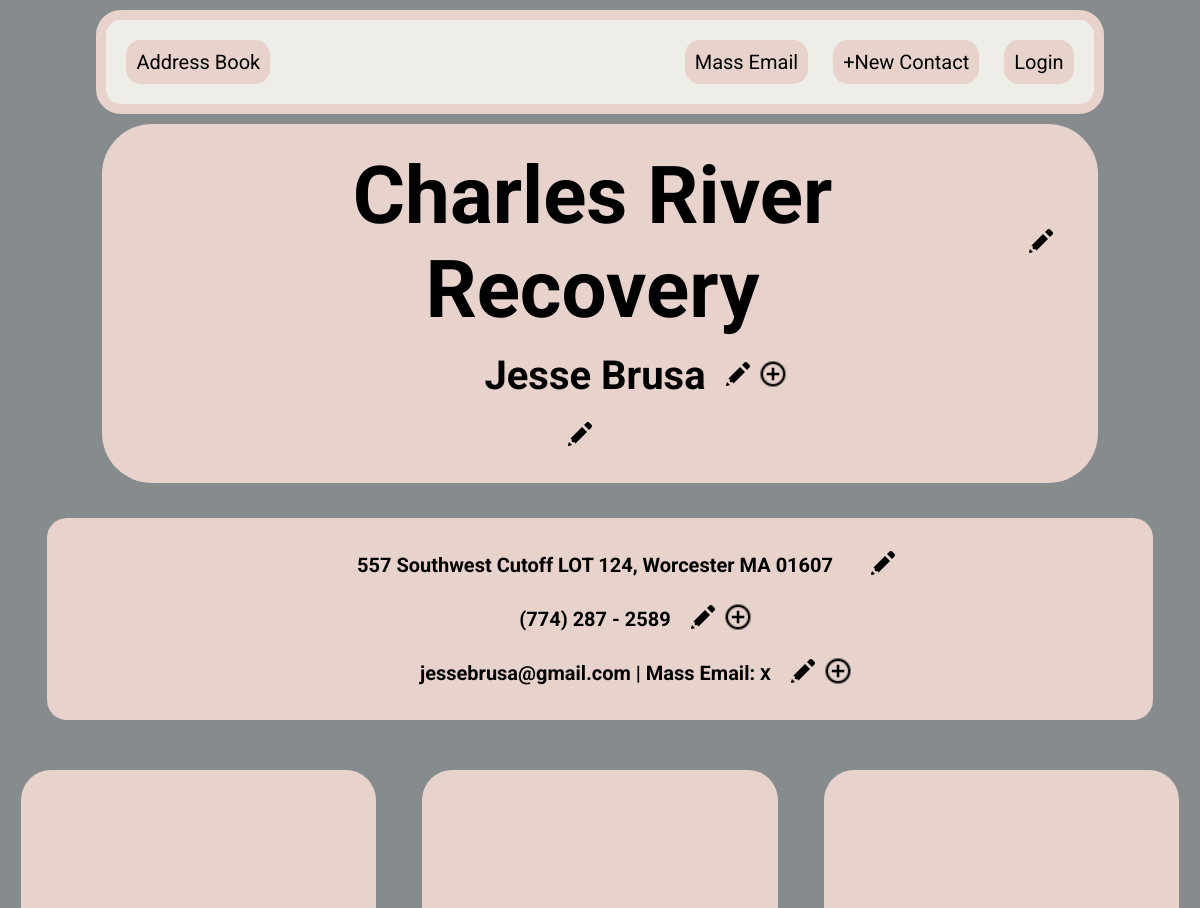
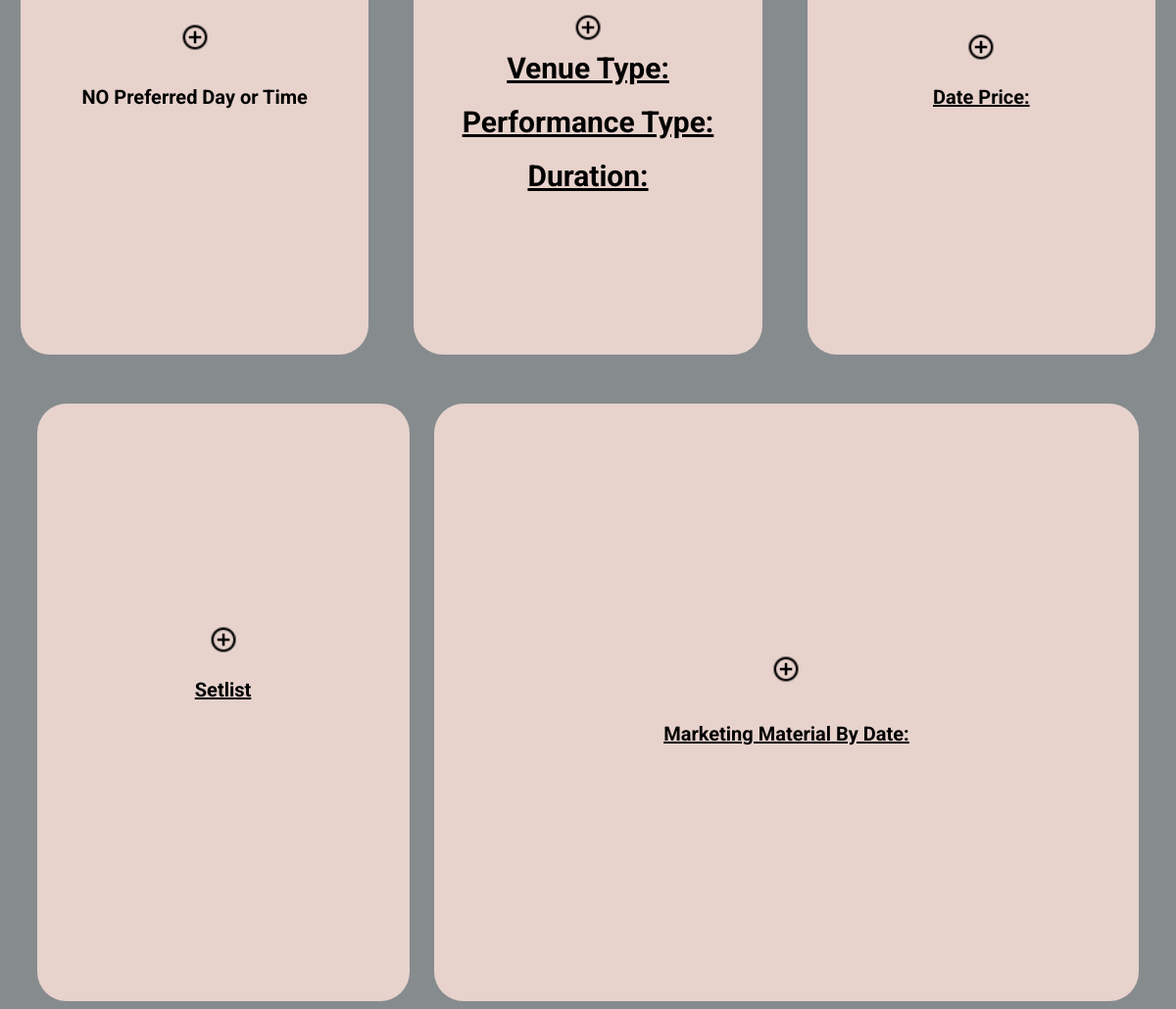
Before: /facility/2 (upper part) with the older database file (2 pictures, top to bottom).
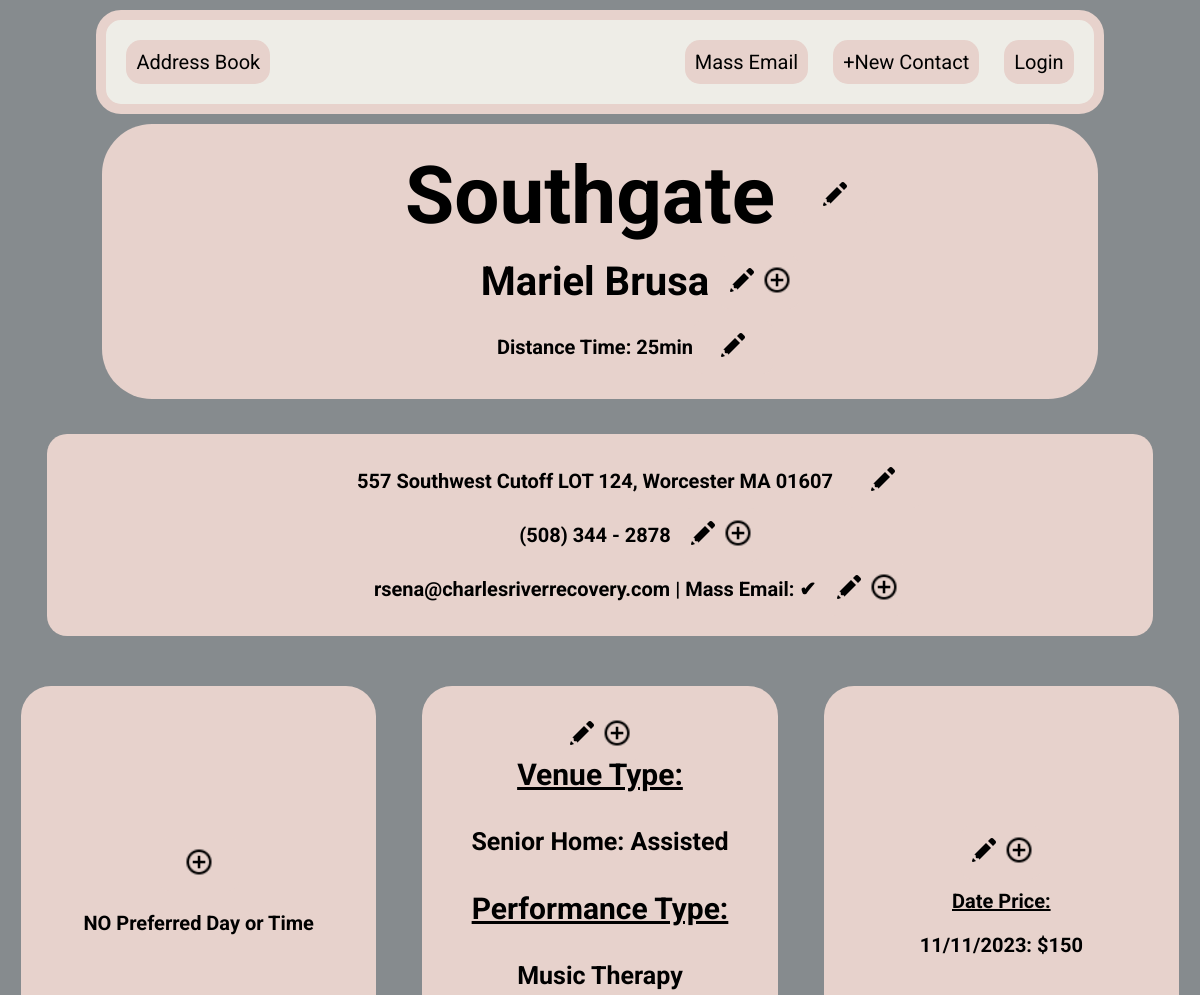
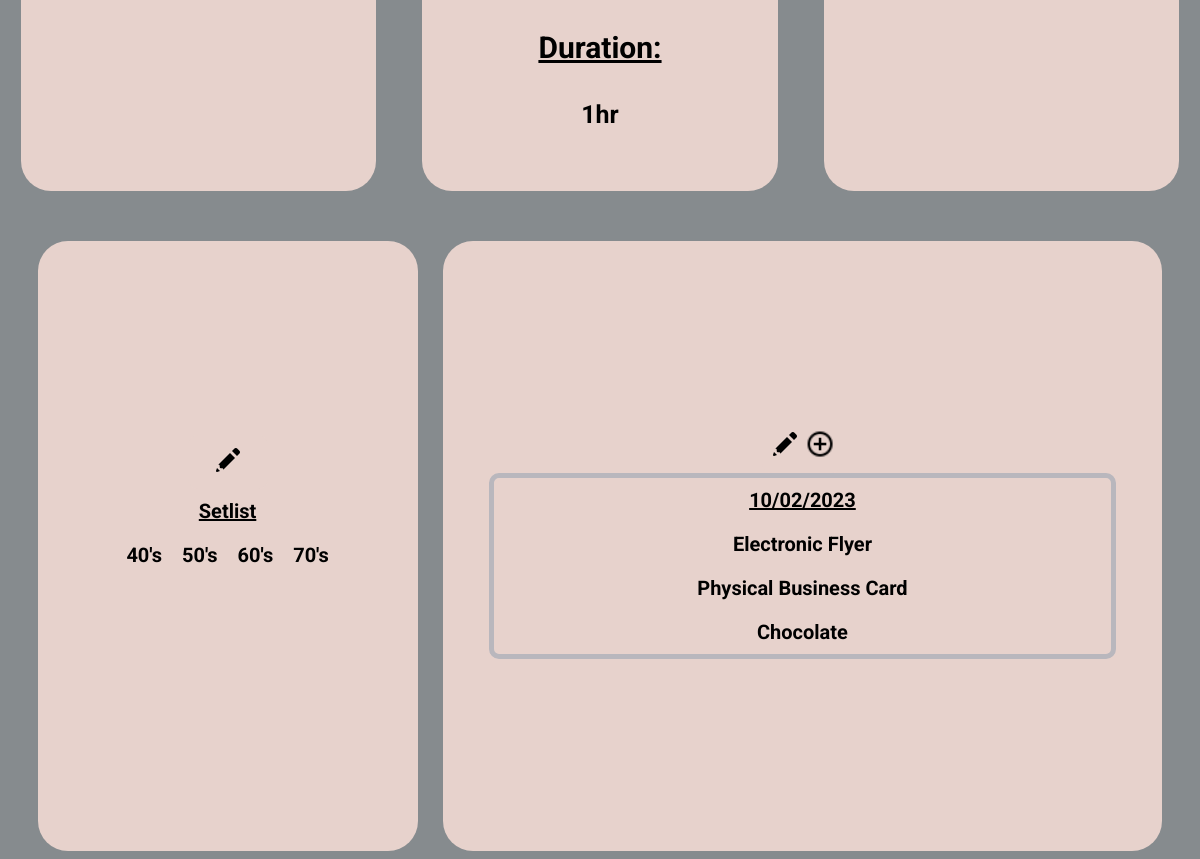
After: the same page with the newer database file (2 pictures, top to bottom).
### main.py (models this page shows)
class DataBase(db.Model):
    __tablename__ = 'database'
    id = db.Column(db.Integer, primary_key=True)
    facility = db.Column(db.String(250), nullable=False)
    town = db.Column(db.String(250), nullable=False)
    street = db.Column(db.String(250), nullable=False)
    state = db.Column(db.String(250), nullable=False)
    zip_code = db.Column(db.String(250), nullable=False)
    distance_hour = db.Column(db.Integer)
    distance_min = db.Column(db.Integer)
    location_img_url = db.Column(db.String(250))
    mass_email = db.Column(db.Boolean)
    contact_person = db.relationship('ContactTable')
    email = db.relationship('EmailTable')
    phone_number = db.relationship('PhoneNumberTable')
    preferred_day_time = db.relationship('PreferredDayTimeTable')
    venue_type = db.relationship('VenueTypeTable')
    performance_type = db.relationship('PerformanceTypeTable')
    duration = db.relationship('DurationTable')
    price_date = db.relationship('PriceDateTable')
    setlist = db.relationship('SetlistTable')
    marketing = db.relationship('MarketingTable')
    comments = db.relationship('CommentsTable')
    feedback = db.relationship('FeedbackTable')
    testimonials = db.relationship('TestimonialTable')

class ContactTable(db.Model):
    __tablename__ = 'contact_table'
    id = db.Column(db.Integer, primary_key=True)
    contact_person = db.Column(db.String(250), nullable=False)
    data_base_id = db.Column(db.Integer, db.ForeignKey('database.id'))

class EmailTable(db.Model):
    __tablename__ = 'email_table'
    id = db.Column(db.Integer, primary_key=True)
    email = db.Column(db.String(250))
    data_base_id = db.Column(db.Integer, db.ForeignKey('database.id'))

class VenueTypeTable(db.Model):
    __tablename__ = 'venue_type_table'
    id = db.Column(db.Integer, primary_key=True)
    venue = db.Column(db.String(250))
    data_base_id = db.Column(db.Integer, db.ForeignKey('database.id'))

class PerformanceTypeTable(db.Model):
    __tablename__ = 'performance_type_table'
    id = db.Column(db.Integer, primary_key=True)
    performance = db.Column(db.String(250))
    data_base_id = db.Column(db.Integer, db.ForeignKey('database.id'))

class PriceDateTable(db.Model):
    __tablename__ = 'price_date_table'
    id = db.Column(db.Integer, primary_key=True)
    price = db.Column(db.Integer)
    date = db.Column(db.String)
    data_base_id = db.Column(db.Integer, db.ForeignKey('database.id'))

class SetlistTable(db.Model):
    __tablename__ = 'setlist_table'
    id = db.Column(db.Integer, primary_key=True)
    setlist = db.Column(db.String(250))
    data_base_id = db.Column(db.Integer, db.ForeignKey('database.id'))

class MarketingTable(db.Model):
    __tablename__ = 'marketing_table'
    id = db.Column(db.Integer, primary_key=True)
    material = db.Column(db.String(250))
    date = db.Column(db.String(250))
    data_base_id = db.Column(db.Integer, db.ForeignKey('database.id'))

### main.py (the view)
@app.route('/facility/<int:id>', methods=['GET', 'POST'])
def facility_page(id):
    facility = DataBase.query.filter_by(id=id).first()
    contact_person = check_for_data_return_last(facility.contact_person, 'contact_person')
    distance_hour = facility.distance_hour
    distance_min = facility.distance_min
    phone_number = check_for_data_return_last(facility.phone_number, 'phone_number')
    phone_ext = ext_phone(phone_number)
    phone_string = phone_to_string(phone_number)
    email = check_for_data_return_last(facility.email, 'email')
    venue_type = return_list(facility.venue_type, 'venue')
    performance_type = return_list(facility.performance_type, 'performance')
    duration_list = [[hour_min.hour, hour_min.minute] for hour_min in facility.duration]
    day_time_list = [[day_time.day, day_time.time] for day_time in facility.preferred_day_time]
    price_date_list = [[price_date.price, price_date.date] for price_date in facility.price_date]
    setlist = return_list(facility.setlist, 'setlist')
    if setlist:
        setlist = sorted(setlist)
    market_date_table = return_list(facility.marketing, 'date')
    if market_date_table:
        market_date_list = []
        date_list = []
        facility_marketing = facility.marketing
        for date in market_date_table:
            if date not in date_list:
                materials = [item.material for item in facility_marketing if item.date == date]
                market_date_list.append([materials, date])
                date_list.append(date)
        market_date_list = sorted(market_date_list, key=lambda x: date_key(x[1]))
    else:
        market_date_list = None
    comments_list = return_list(facility.comments, 'comment')
    feedback_list = [[item.feedback, item.date] for item in facility.feedback]
    testimonials = facility.testimonials
    return render_template('facility-page.html', facility=facility, price_date_list=price_date_list, setlist=setlist,
                           market_date_list=market_date_list, contact_person=contact_person, id=id,
                           phone_number=phone_number, email=email, venue_type=venue_type, performance_type=performance_type,
                           day_time_list=day_time_list,comments_list=comments_list, duration_list=duration_list,
                           feedback_list=feedback_list, testimonials=testimonials,
                           phone_string=phone_string,
                           phone_ext=phone_ext, distance_hour=distance_hour, distance_min=distance_min)

### resources.py (called while the page is built)
def check_for_data_return_last(facility_object, table_variable):
    if facility_object:
        return getattr(facility_object[-1], table_variable)
    else:
        return None

def return_list(facility_object, table_variable):
    if facility_object:
        return [getattr(item, table_variable) for item in facility_object]
    else:
        return None

def date_key(date_str):
    return datetime.strptime(date_str, "%m/%d/%Y")

def ext_phone(phone_number):
    if phone_number:
        if 'EXT:' in phone_number:
            return phone_number.split('EXT:')[-1]
        else:
            return None
    else:
        return None

### templates/facility-page.html (shortened to what the changed rows need)
{% include "header.html" %}
<body>
    <div class="header">
        <div class="top-info" >
            <div class="editAddContainer">
                <h1>{{ facility.facility }}</h1>
                <div class="editAddBtn phone">
                    <a href="{{ url_for('edit_field', id=facility.id, field='facility') }}"><img src="../static/img/icons8-edit-30.png" alt="image of a pencil to edit"></a>
                </div>
            </div>
            <div class="editAddContainer">
                <a href="{{ url_for('previous_contact', id=id) }}"><h2>{{ contact_person }}</h2></a>
            </div>
            <div class="editAddContainer distanceTime">
                {% if distance_hour and distance_min %}
                    <h3>Distance Time: {{ distance_hour }}hr {{ distance_min }}min</h3>
                {% elif distance_hour %}
                    <h3>Distance Time: {{ distance_hour }}hr</h3>
                {% elif distance_min %}
                    <h3>Distance Time: {{ distance_min }}min</h3>
                {% endif %}
                <div class="editAddBtn">
                    <a href="{{ url_for('edit_field', id=facility.id, field='distance_time') }}"><img src="../static/img/icons8-edit-30.png" alt="image of a pencil to edit"></a>
                </div>
            </div>
        </div>
    </div>
    <div class="row2Container">
        <div class="editAddContainer address">
            <h2 class="margin">{{ facility.street }}, {{ facility.town }} {{ facility.state }} {{ facility.zip_code }}</h2>
            <div class="editAddBtn">
                <a href="{{ url_for('edit_field', id=facility.id, field='address') }}"><img src="../static/img/icons8-edit-30.png" alt="image of a pencil to edit"></a>
            </div>
        </div>
        <div class="editAddContainer phone">
            {% if phone_ext %}
                <a href="{{ url_for('previous_contact', id=id) }}"><h2 class="margin">{{ phone_string }} EXT: {{ phone_ext }}</h2></a>
            {% elif phone_number %}
                <a href="{{ url_for('previous_contact', id=id) }}"><h2 class="margin">{{ phone_string }}</h2></a>
            {% endif %}
        </div>
        {% if facility.mass_email and facility.email%}
            <div class="editAddContainer emailMassEmail">
                <a href="{{ url_for('previous_contact', id=id) }}"><h2 class="margin">{{ email }} | Mass Email: ✔</h2></a>
                <div class="editAddBtn">
                    <a href="{{ url_for('edit_field', id=facility.id, field='email') }}"><img src="../static/img/icons8-edit-30.png" alt="image of a pencil to edit"></a>
                    <a href="{{ url_for('add_data', id=facility.id, field='email') }}"><img src="../static/img/icons8-plus-24.png" alt="image of a plus sign to add"></a>
                </div>
            </div>
        {% elif facility.email %}
            <div class="editAddContainer emailMassEmail">
                <a href="{{ url_for('previous_contact', id=id) }}"><h2 class="margin">{{ email }} | Mass Email: ⅹ</h2></a>
                <div class="editAddBtn">
                    <a href="{{ url_for('edit_field', id=facility.id, field='email') }}"><img src="../static/img/icons8-edit-30.png" alt="image of a pencil to edit"></a>
                    <a href="{{ url_for('add_data', id=facility.id, field='email') }}"><img src="../static/img/icons8-plus-24.png" alt="image of a plus sign to add"></a>
                </div>
            </div>
        {% endif %}
    </div>
    <div class="row3">
        <div class="row3Div">
            {% if venue_type or performance_type or duration_list %}
                <div class="editAddBtn marginUpNeg venueMargin">
                    <a href="{{ url_for('edit_field', id=facility.id, field='venue_type') }}"><img src="../static/img/icons8-edit-30.png" alt="image of a pencil to edit"></a>
                    <a href="{{ url_for('add_data', id=facility.id, field='venue_type') }}"><img src="../static/img/icons8-plus-24.png" alt="image of a plus sign to add"></a>
                </div>
            {% else %}
                <div class="editAddBtn marginUpNeg venueMargin">
                    <a href="{{ url_for('add_data', id=facility.id, field='venue_type') }}"><img src="../static/img/icons8-plus-24.png" alt="image of a plus sign to add"></a>
                </div>
            {% endif %}
            {% if venue_type %}
                <div class="venueContainer venueSpace">
                    <h2 class="venueH2"><u>Venue Type:</u></h2>
                    <div class="venueItems">
                        {% if venue_type %}
                            {% for venue in venue_type %}
                                <h3>{{ venue }}</h2>
                            {% endfor %}
                        {% endif %}
                    </div>
                </div>
            {% else %}
                <h2 class="venueH2"><u>Venue Type:</u></h2>
            {% endif %}
            {% if performance_type %}
                <div class="venueContainer">
                    <h2 class="venueH2"><u>Performance Type:</u></h2>
                    <div class="venueItems">
                        {% if performance_type %}
                            {% for performance in performance_type %}
                                <h3>{{ performance }}</h2>
                            {% endfor %}
                        {% endif %}
                    </div>
                </div>
            {% else %}
                <h2 class="venueH2"><u>Performance Type:</u></h2>
            {% endif %}
            {% if duration_list %}
                <div class="venueContainer">
                    <h2 class="venueH2"><u>Duration:</u></h2>
                    <div class="venueItems">
                        {% for duration in duration_list %}
                            {% if duration[0] and duration[1] %}
                                <h3>{{ duration[0] }}hr {{ duration[1] }}min</h3>
                            {% elif duration[0] %}
                                <h3>{{ duration[0] }}hr</h3>
                            {% elif duration[1] %}
                                <h3>{{ duration[1] }}min</h3>
                            {% endif %}
                        {% endfor %}
                    </div>
                </div>
            {% else %}
                <h2 class="venueH2"><u>Duration:</u></h2>
            {% endif %}
        </div>
        <div class="row3Div">
            {% if price_date_list %}
                <div class="editAddBtn marginUpNeg">
                    <a href="{{ url_for('edit_field', id=facility.id, field='date_price') }}"><img src="../static/img/icons8-edit-30.png" alt="image of a pencil to edit"></a>
                    <a href="{{ url_for('add_data', id=facility.id, field='date_price') }}"><img src="../static/img/icons8-plus-24.png" alt="image of a plus sign to add"></a>
                </div>
            {% else %}
                <div class="editAddBtn marginUpNeg">
                    <a href="{{ url_for('add_data', id=facility.id, field='date_price') }}"><img src="../static/img/icons8-plus-24.png" alt="image of a plus sign to add"></a>
                </div>
            {% endif %}
            {% if price_date_list %}
                <h2><u>Date Price:</u></h2>
                {% for item in price_date_list %}
                    {% if item[0] and item[1] %}
                        <h2>{{ item[1] }}: ${{ item[0] }}</h2>
                    {% elif item[0] %}
                        <h2>${{ item[0] }}</h2>
                    {% endif %}
                {% endfor %}
            {% else %}
                <h2><u>Date Price:</u></h2>
            {% endif %}
        </div>
    </div>
    <div class="row4">
        <div class="row4Container">
            <div class="editAddBtn marginUpNeg">
                {% if setlist %}
                    <a href="{{ url_for('edit_field', id=facility.id, field='set_list') }}"><img src="../static/img/icons8-edit-30.png" alt="image of a pencil to edit"></a>
                {% else %}
                    <a href="{{ url_for('edit_field', id=facility.id, field='set_list') }}"><img src="../static/img/icons8-plus-24.png" alt="image of a plus sign to add"></a>
                {% endif %}
            </div>
            <h2><u>Setlist</u></h2>
            <div class="row4Set">
                {% if setlist %}
                    {% for set in setlist %}
                        <h2>{{ set }}</h2>
                    {% endfor %}
                {% endif %}
            </div>
        </div>
        <div class="row4Marketing">
            <div class="dateMarketDiv">
                {% if market_date_list %}
                    <div class="editAddBtn marginUpNeg centerBtn moveDown">
                        <a href="{{ url_for('edit_field', id=facility.id, field='market_date') }}"><img src="../static/img/icons8-edit-30.png" alt="image of a pencil to edit"></a>
                        <a href="{{ url_for('add_data', id=facility.id, field='market_date') }}"><img src="../static/img/icons8-plus-24.png" alt="image of a plus sign to add"></a>
                    </div>
                {% else %}
                    <div class="editAddBtn marginUpNeg centerBtn moveDown">
                        <a href="{{ url_for('add_data', id=facility.id, field='market_date') }}"><img src="../static/img/icons8-plus-24.png" alt="image of a plus sign to add"></a>
                    </div>
                {% endif %}
                <div class="marketDateContainer">
                    {% if market_date_list %}
                        {% for date_market in market_date_list %}
                            <div class="marketDateItems">
                                {% if date_market[1] %}
                                    <h2><u>{{ date_market[1] }}</u></h2>
                                {% endif %}
                                {% if date_market[0] %}
                                    {% for market in date_market[0] %}
                                        <h2>{{ market }}</h2>
                                    {% endfor %}
                                {% endif %}
                            </div>
                        {% endfor %}
                    {% else %}
                        <h2 class="centerText"><u>Marketing Material By Date:</u></h2>
                    {% endif %}
                </div>
            </div>
        </div>
    </div>
</body>
</html>

Changed rows visible on the page:
changed DataBase "557 Southwest Cutoff LOT 124": facility "Charles River Recovery" → "Southgate"; mass_email False → True (drawn)
changed ContactTable: contact_person "Jesse Brusa" → "Mariel Brusa"
changed EmailTable: email "jessebrusa@gmail.com" → "rsena@charlesriverrecovery.com"
added VenueTypeTable: venue "Senior Home: Assisted"
added PerformanceTypeTable: performance "Music Therapy"
added PriceDateTable: date "11/11/2023", price "150"
added SetlistTable: setlist "40's"
added SetlistTable: setlist "50's"
added SetlistTable: setlist "60's"
added SetlistTable: setlist "70's"
added MarketingTable: date "10/02/2023", material "Electronic Flyer"
added MarketingTable: material "Physical Business Card", shown under "10/02/2023"
added MarketingTable: material "Chocolate", shown under "10/02/2023"
Other visible differences:
{{ distance_min }}: (not shown) → "25"
{{ phone_string }}: "(774) 287 - 2589" → "(508) 344 - 2878"
text no longer shown: "| Mass Email: ⅹ Marketing Material By Date:"
text now shown: "Distance Time: min | Mass Email: ✔"
new list line: "1 hr"
